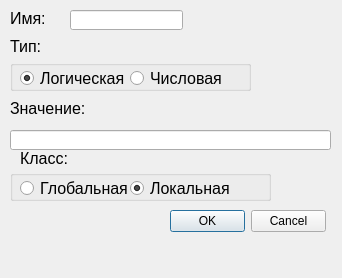
<?xml version="1.0" encoding="UTF-8"?>
<ui version="4.0">
 <class>AddVariableForm</class>
 <widget class="QWidget" name="AddVariableForm">
  <property name="geometry">
   <rect>
    <x>0</x>
    <y>0</y>
    <width>342</width>
    <height>278</height>
   </rect>
  </property>
  <property name="windowTitle">
   <string>Создать / изменить переменную</string>
  </property>
  <widget class="QLabel" name="NameLabel">
   <property name="geometry">
    <rect>
     <x>10</x>
     <y>10</y>
     <width>41</width>
     <height>16</height>
    </rect>
   </property>
   <property name="font">
    <font>
     <pointsize>12</pointsize>
    </font>
   </property>
   <property name="text">
    <string>Имя:</string>
   </property>
  </widget>
  <widget class="QLineEdit" name="NameEdit">
   <property name="geometry">
    <rect>
     <x>70</x>
     <y>10</y>
     <width>113</width>
     <height>20</height>
    </rect>
   </property>
  </widget>
  <widget class="QLabel" name="TypeLabel">
   <property name="geometry">
    <rect>
     <x>10</x>
     <y>40</y>
     <width>47</width>
     <height>13</height>
    </rect>
   </property>
   <property name="font">
    <font>
     <pointsize>12</pointsize>
    </font>
   </property>
   <property name="text">
    <string>Тип:</string>
   </property>
  </widget>
  <widget class="QLabel" name="ClassLabel">
   <property name="geometry">
    <rect>
     <x>20</x>
     <y>150</y>
     <width>51</width>
     <height>16</height>
    </rect>
   </property>
   <property name="font">
    <font>
     <pointsize>12</pointsize>
    </font>
   </property>
   <property name="text">
    <string>Класс:</string>
   </property>
  </widget>
  <widget class="QGroupBox" name="VariablesTypeGroupBox">
   <property name="geometry">
    <rect>
     <x>10</x>
     <y>60</y>
     <width>241</width>
     <height>31</height>
    </rect>
   </property>
   <property name="minimumSize">
    <size>
     <width>241</width>
     <height>31</height>
    </size>
   </property>
   <property name="title">
    <string/>
   </property>
   <property name="flat">
    <bool>false</bool>
   </property>
   <widget class="QRadioButton" name="isLogicRadioButton">
    <property name="geometry">
     <rect>
      <x>10</x>
      <y>10</y>
      <width>111</width>
      <height>17</height>
     </rect>
    </property>
    <property name="font">
     <font>
      <pointsize>12</pointsize>
     </font>
    </property>
    <property name="text">
     <string>Логическая</string>
    </property>
    <property name="checked">
     <bool>true</bool>
    </property>
   </widget>
   <widget class="QRadioButton" name="isValueRadioButton">
    <property name="geometry">
     <rect>
      <x>120</x>
      <y>10</y>
      <width>91</width>
      <height>17</height>
     </rect>
    </property>
    <property name="font">
     <font>
      <pointsize>12</pointsize>
     </font>
    </property>
    <property name="text">
     <string>Числовая</string>
    </property>
   </widget>
  </widget>
  <widget class="QDialogButtonBox" name="OkCancelDialogBox">
   <property name="geometry">
    <rect>
     <x>170</x>
     <y>210</y>
     <width>156</width>
     <height>23</height>
    </rect>
   </property>
   <property name="standardButtons">
    <set>QDialogButtonBox::Cancel|QDialogButtonBox::Ok</set>
   </property>
   <property name="centerButtons">
    <bool>false</bool>
   </property>
  </widget>
  <widget class="QGroupBox" name="VariableClassGroupBox">
   <property name="geometry">
    <rect>
     <x>10</x>
     <y>170</y>
     <width>261</width>
     <height>31</height>
    </rect>
   </property>
   <property name="minimumSize">
    <size>
     <width>261</width>
     <height>31</height>
    </size>
   </property>
   <property name="title">
    <string/>
   </property>
   <widget class="QRadioButton" name="isGlobalRadioButton">
    <property name="geometry">
     <rect>
      <x>10</x>
      <y>10</y>
      <width>111</width>
      <height>17</height>
     </rect>
    </property>
    <property name="font">
     <font>
      <pointsize>12</pointsize>
     </font>
    </property>
    <property name="text">
     <string>Глобальная</string>
    </property>
   </widget>
   <widget class="QRadioButton" name="isIterativeRadioButton">
    <property name="geometry">
     <rect>
      <x>120</x>
      <y>10</y>
      <width>101</width>
      <height>17</height>
     </rect>
    </property>
    <property name="font">
     <font>
      <pointsize>12</pointsize>
     </font>
    </property>
    <property name="text">
     <string>Локальная</string>
    </property>
    <property name="checked">
     <bool>true</bool>
    </property>
   </widget>
  </widget>
  <widget class="QLineEdit" name="ValueLineEdit">
   <property name="geometry">
    <rect>
     <x>10</x>
     <y>130</y>
     <width>321</width>
     <height>20</height>
    </rect>
   </property>
  </widget>
  <widget class="QLabel" name="ValueLabel">
   <property name="geometry">
    <rect>
     <x>10</x>
     <y>100</y>
     <width>81</width>
     <height>16</height>
    </rect>
   </property>
   <property name="font">
    <font>
     <pointsize>12</pointsize>
    </font>
   </property>
   <property name="text">
    <string>Значение:</string>
   </property>
  </widget>
 </widget>
 <resources/>
 <connections/>
</ui>
